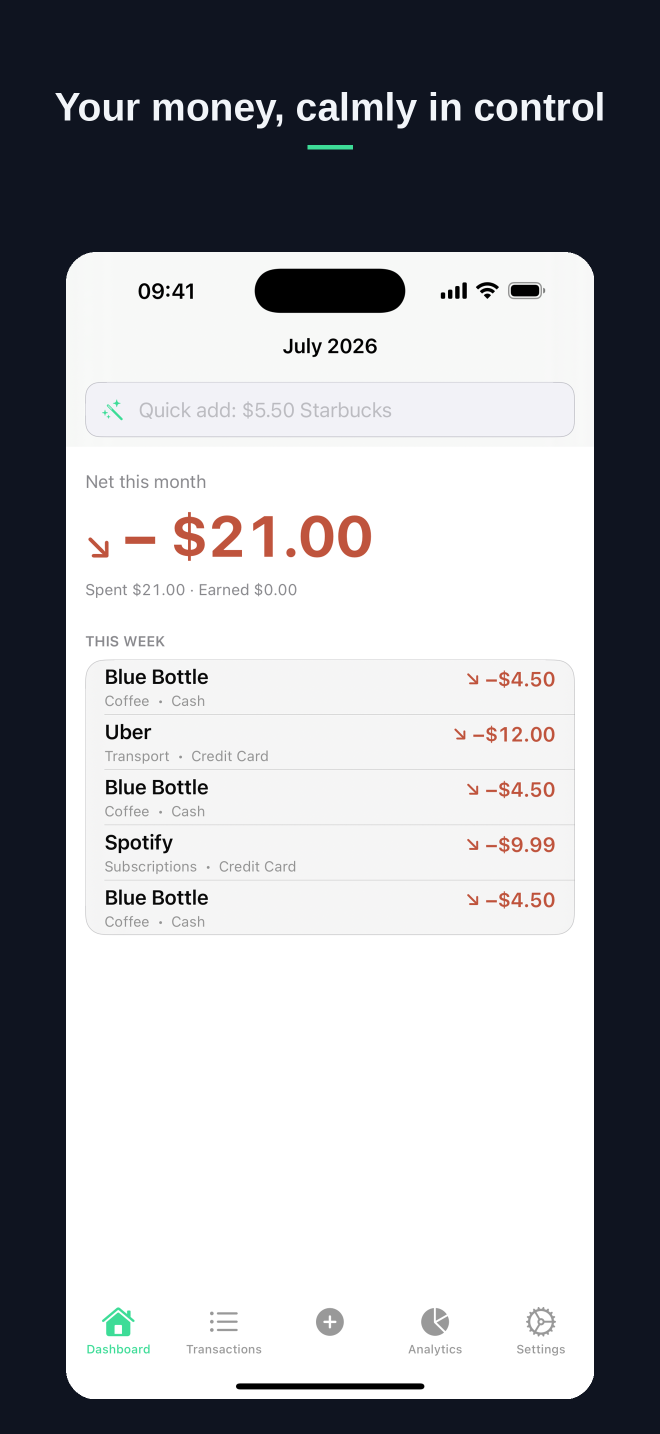
#> input picture AppStore/composed/EN/01_dashboard.png, 1320 x 2868 px, found by its file name (shown at 1/2 size)
$ python compose-screenshots.py composed/EN/01_dashboard.png
#> lines starting #> are read from the running program, lines starting #| are printed output that depends on the picture
#!/usr/bin/env python3
"""
compose-screenshots.py — App Store screenshot compositor (no Figma needed).

Takes the RAW device captures from capture-screenshots.sh and composes final
App Store-ready frames: solid background + localized caption headline + mint
accent + rounded device shot. Reproducible, all locales at once, re-runs on any
redesign. Part of the reusable "Crab Kit".

Run AFTER capture-screenshots.sh regenerates the (dark, redesigned) raws:
  python3 AppStore/compose-screenshots.py            # all locales, all screens
  python3 AppStore/compose-screenshots.py EN         # one locale

Input : AppStore/screenshots/<LOCALE>/NN_name.png   (1320x2868 raw captures)
Output: AppStore/composed/<LOCALE>/NN_name.png       (ready for ASC upload)

Font: Liberation Sans Bold (bundled on Linux). For premium type, drop an Inter
or SF-substitute .ttf and point FONT at it.
"""
import sys, os
from PIL import Image, ImageDraw, ImageFont

ROOT = "AppStore/screenshots"; OUT = "AppStore/composed"
BG = (15, 20, 32); INK = (242, 245, 249); ACCENT = (61, 220, 151)
# Bold font with Latin + Cyrillic coverage (ru/uk). Prefer the bundled Linux
# Liberation Sans; fall back to macOS Arial Bold / Arial Unicode when running
# capture locally on a Mac. Override with FONT=/path/to.ttf in the environment.
_FONT_CANDIDATES = [
    os.environ.get("FONT", ""),
    "/usr/share/fonts/truetype/liberation/LiberationSans-Bold.ttf",
    "/System/Library/Fonts/Supplemental/Arial Bold.ttf",
    "/System/Library/Fonts/Supplemental/Arial Unicode.ttf",
    "/Library/Fonts/Arial Bold.ttf",
]
FONT = next((p for p in _FONT_CANDIDATES if p and os.path.exists(p)), None)
if FONT is None:
    sys.exit("No usable bold font found. Set FONT=/path/to/font.ttf")
CANVAS = (1320, 2868)
FILES = ["01_dashboard", "02_privacy", "03_quickentry", "04_analytics",
         "05_split", "06_limits", "07_export", "08_lifetime"]
# Captions are OCR-indexed by Apple (2026) — keyword-rich, top-left, ≥40pt.
# Sequence (ASC_METADATA_FINAL "Screenshot captions"): Private/on-device →
# No bank linking → Track in 10s → Safe to spend → Export → Cancel anytime.
# Mapped onto the 8 storyboard screens; slot 2 combines the top-2 privacy props
# (highest-attention slot), slot 8 closes on honest billing.
#
# 1.0.3: slots 5 and 6 now carry the two new features. Their wording reuses the
# app's OWN shipped terms so the caption and the screen agree word-for-word —
# split.section ("Split across categories" / "Разделить по категориям" / …) and
# limit.sheet.title ("Monthly limit" / "Месячный лимит" / …). No caption may
# state a trial length: the 30-day intro offer is being removed for 1.0.3.
CAP = {
 "EN": ["Safe to spend, every day", "Private & on-device · No bank linking", "Track spending in 10 seconds", "See where your money goes", "Split one purchase across categories", "Gentle monthly limits, never a scolding", "Export anytime · CSV / PDF / Excel", "Cancel anytime · no ads"],
 "RU": ["Сколько можно тратить — каждый день", "Приватно, на устройстве · Без привязки банка", "Записывайте траты за 10 секунд", "Видно, куда уходят деньги", "Разделить покупку по категориям", "Мягкий месячный лимит, а не выговор", "Экспорт в любой момент · CSV / PDF / Excel", "Отмена в любой момент · без рекламы"],
 "ES": ["Cuánto puedes gastar, cada día", "Privado, en tu iPhone · Sin vincular banco", "Registra gastos en 10 segundos", "Mira a dónde va tu dinero", "Una compra, dividida entre categorías", "Límite mensual amable, nunca un regaño", "Exporta cuando quieras · CSV / PDF / Excel", "Cancela cuando quieras · sin anuncios"],
 "PT-BR": ["Quanto dá para gastar, todo dia", "Privado, no seu iPhone · Sem vincular banco", "Registre gastos em 10 segundos", "Veja para onde vai seu dinheiro", "Uma compra, dividida entre categorias", "Limite mensal gentil, nunca uma bronca", "Exporte quando quiser · CSV / PDF / Excel", "Cancele quando quiser · sem anúncios"],
 "UK": ["Скільки можна витрачати — щодня", "Приватно, на пристрої · Без прив'язки банку", "Записуйте витрати за 10 секунд", "Дивіться, куди йдуть гроші", "Розділити покупку за категоріями", "М'який місячний ліміт, а не докір", "Експорт будь-коли · CSV / PDF / Excel", "Скасування будь-коли · без реклами"],
}

def wrap(draw, text, font, maxw):
    words = text.split(); lines = []; cur = ""
    for w in words:
        t = (cur + " " + w).strip()
        if draw.textlength(t, font=font) <= maxw: cur = t
        else: lines.append(cur); cur = w
    if cur: lines.append(cur)
    return lines

def rounded(img, rad):
    mask = Image.new("L", img.size, 0)
    ImageDraw.Draw(mask).rounded_rectangle([0, 0, img.size[0], img.size[1]], radius=rad, fill=255)
    out = img.convert("RGBA"); out.putalpha(mask); return out

def compose(locale, idx):
#> called with locale = 'composed/EN/01_dashboard.png', idx = 0
    raw = f"{ROOT}/{locale}/{FILES[idx]}.png"
    if not os.path.exists(raw): return None
    dev = Image.open(raw).convert("RGB")
#> dev is the input picture: PIL image 1320x2868 RGB; mean R, G, B 163, 164.4, 168.5
    canvas = Image.new("RGB", CANVAS, BG); dr = ImageDraw.Draw(canvas)
#> after `canvas = Image.new('RGB', CANVAS, BG)`:
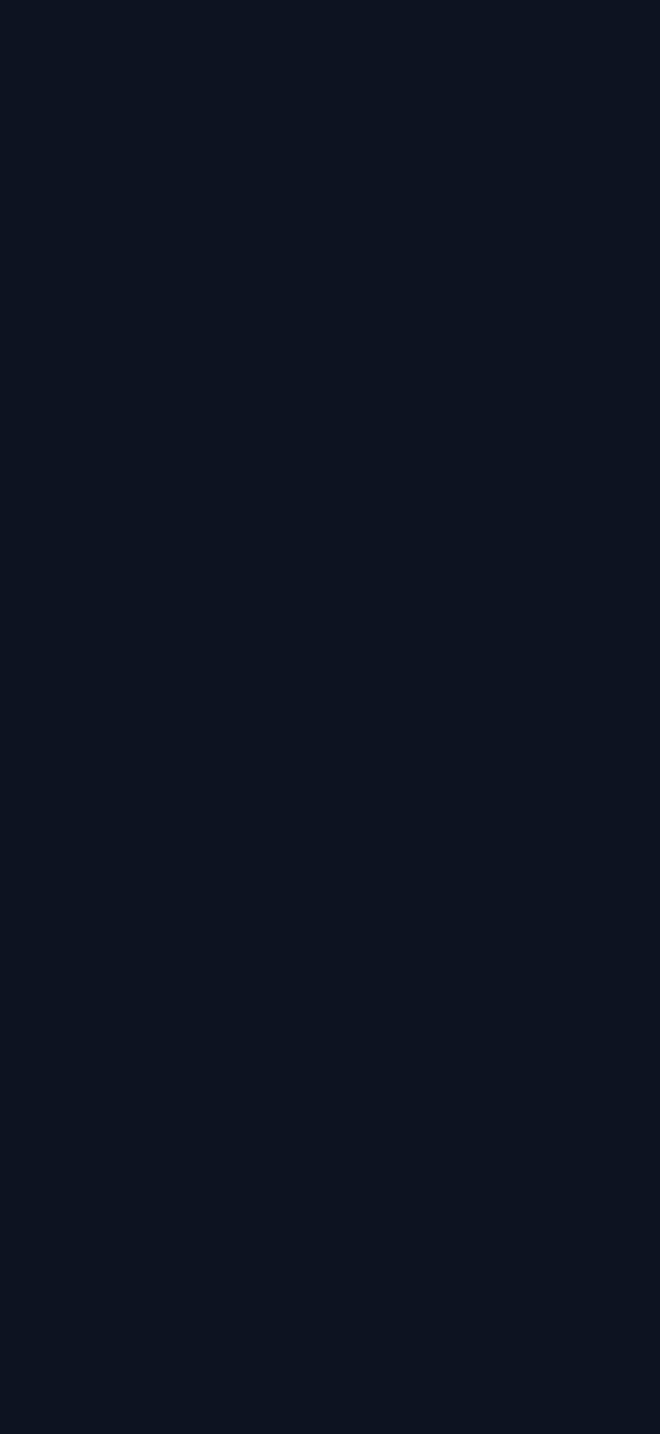
#> canvas: PIL image 1320x2868 RGB (shown at 1/2 size); mean R, G, B 15, 20, 32
    font = ImageFont.truetype(FONT, 78)  # 78pt » the ≥40pt OCR-indexing threshold
    # Top-left quadrant, left-aligned — matches the eye's scanning bias and the
    # region Apple's OCR weights most. Wrap narrow so text stays in the left ~60%.
    MARGIN = 100; y = 150
    for ln in wrap(dr, CAP[locale][idx], font, 820):
        dr.text((MARGIN, y), ln, font=font, fill=INK); y += 100
#> this loop made 0 passes
#> after the loop, y = 150
    dr.rectangle([MARGIN, y + 20, MARGIN + 120, y + 30], fill=ACCENT)
    scale = 0.80; dw = int(CANVAS[0] * scale); dh = int(dev.size[1] * dw / dev.size[0])
    dev = rounded(dev.resize((dw, dh)), 60)
    dx = (CANVAS[0] - dw) // 2; dy = CANVAS[1] - dh - 70
    canvas.paste(dev, (dx, dy), dev)
    os.makedirs(f"{OUT}/{locale}", exist_ok=True)
    p = f"{OUT}/{locale}/{FILES[idx]}.png"; canvas.save(p); return p

def main():
    locales = [sys.argv[1]] if len(sys.argv) > 1 else list(CAP.keys())
    n = 0
    for loc in locales:
        for i in range(len(FILES)):
            if compose(loc, i): n += 1
    print(f"composed {n} screenshots into {OUT}/")

if __name__ == "__main__":
#> (the run stopped early here; a loop or call above may not have finished)
